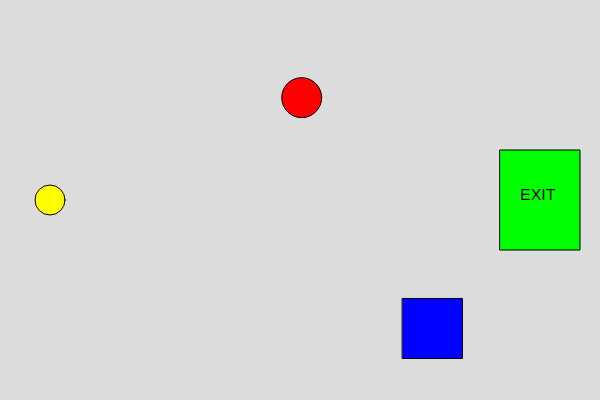
Frame 1 (no input)
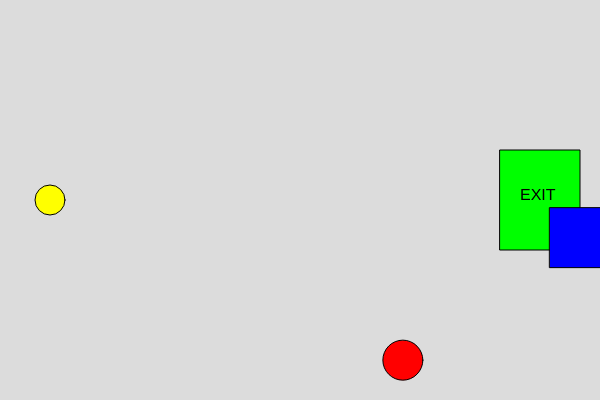
Frame 60 (no input)
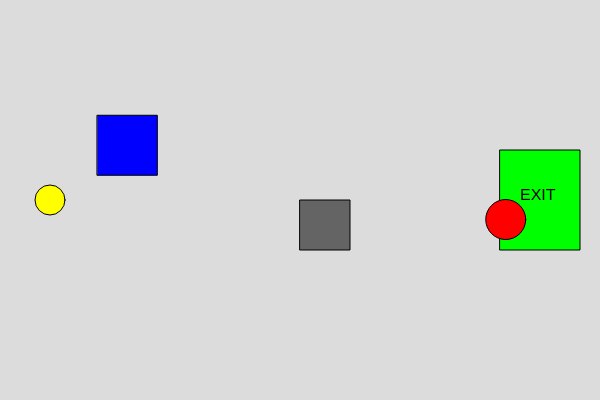
Frame 120 (the mouse pressed at the canvas centre since frame 60)

The p5.js sketch that drew these frames (run headless with seeded random() and noise() and a simulated clock; from frame 60 on, the mouse is pressed at the canvas centre):

// p5.js sketch
// ── sketch.js
let playerX = 50;
let playerY = 200;
let playerSpeed = 5;

let obs1X = 300, obs1Y = 100;
let obs1SpeedX, obs1SpeedY;

let obs2X = 400, obs2Y = 300;
let obs2SpeedX, obs2SpeedY;

let staticObsActive = false;
let staticObsX = 0;
let staticObsY = 0;

let exitX = 500, exitY = 150, exitW = 80, exitH = 100;
let hasWon = false;

function setup() {
  createCanvas(600, 400);
  
  obs1SpeedX = random(-4, 4);
  obs1SpeedY = random(-4, 4);
  
  obs2SpeedX = random(-5, 5);
  obs2SpeedY = random(-5, 5);
}

function draw() {
  background(220);

  if (hasWon) {
    fill(0, 150, 0);
    textSize(50);
    textAlign(CENTER, CENTER);
    text("You Won!", width / 2, height / 2);
  } 

  else {
    
    fill(0, 255, 0);  
    rect(exitX, exitY, exitW, exitH);
    fill(0);
    textSize(16);
    text("EXIT", exitX + 20, exitY + 50);

    if (playerX > exitX && playerX < exitX + exitW && playerY > exitY && playerY < exitY + exitH) {
      hasWon = true;
    }

    if (keyIsDown(UP_ARROW)) {
      playerY -= playerSpeed;
    } else if (keyIsDown(DOWN_ARROW)) {
      playerY += playerSpeed;
    }

    if (keyIsDown(LEFT_ARROW)) {
      playerX -= playerSpeed;
    } else if (keyIsDown(RIGHT_ARROW)) {
      playerX += playerSpeed;
    }

    obs1X += obs1SpeedX;
    obs1Y += obs1SpeedY;
    
    obs2X += obs2SpeedX;
    obs2Y += obs2SpeedY;

    if (obs1X > width) {
      obs1X = 0;
    } else if (obs1X < 0) {
      obs1X = width;
    }
    
    if (obs1Y > height) {
      obs1Y = 0;
    } else if (obs1Y < 0) {
      obs1Y = height;
    }

    if (obs2X > width) {
      obs2X = 0;
    } else if (obs2X < 0) {
      obs2X = width;
    }
    
    if (obs2Y > height) {
      obs2Y = 0;
    } else if (obs2Y < 0) {
      obs2Y = height;
    }

    fill(255, 0, 0); 
    circle(obs1X, obs1Y, 40);

    fill(0, 0, 255); 
    rect(obs2X, obs2Y, 60, 60);

    if (staticObsActive) {
      fill(100);
      rect(staticObsX, staticObsY, 50, 50);
    }

    fill(255, 255, 0);
    circle(playerX, playerY, 30);
    
  }
}

function mousePressed() {
  if (!staticObsActive) {
    staticObsActive = true;
    staticObsX = mouseX;
    staticObsY = mouseY;
  }
}
